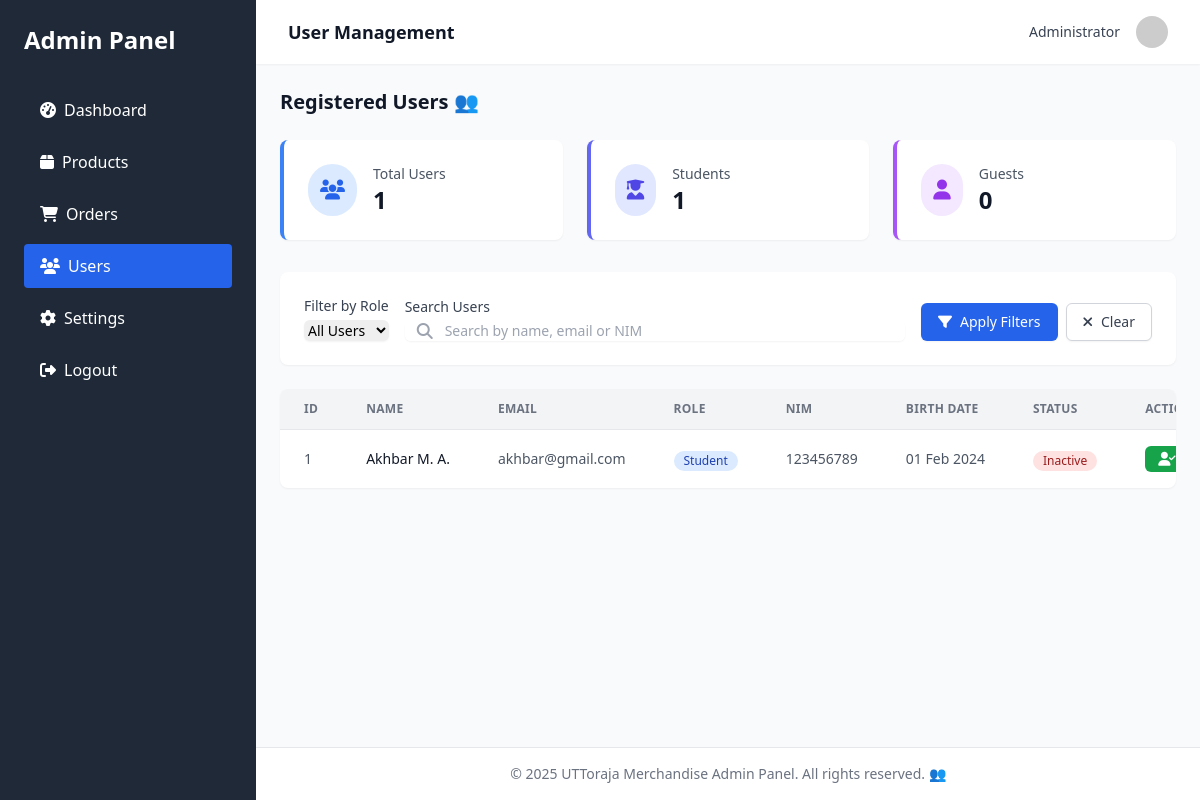
Page /merchandise/admin/users.php (signed in) on the committed database.
### tables this page shows
CREATE TABLE `users` (
  `id` int(11) NOT NULL,
  `nim` varchar(20) DEFAULT NULL,
  `tanggal_lahir` date NOT NULL,
  `name` varchar(100) NOT NULL,
  `email` varchar(100) NOT NULL,
  `role` enum('student','guest') NOT NULL
);

### merchandise/admin/users.php (the view, shortened to what this page needs)
<?php
require_once '../koneksi.php';
$search_term = isset($_GET['search']) ? $_GET['search'] : '';
$query = "SELECT * FROM Users WHERE 1=1";
$query .= " ORDER BY id DESC";
$result = $conn->query($query);
$users = $result->fetch_all(MYSQLI_ASSOC);
$total_query = "SELECT
    COUNT(*) as total,
    SUM(CASE WHEN role = 'student' THEN 1 ELSE 0 END) as students,
    SUM(CASE WHEN role = 'guest' THEN 1 ELSE 0 END) as guests
    FROM Users";
$stats = $conn->query($total_query)->fetch_assoc();
?>
<!DOCTYPE html>
<html lang="en">
<head>
    <script src="https://cdn.tailwindcss.com"></script>
    <link rel="stylesheet" href="https://cdnjs.cloudflare.com/ajax/libs/font-awesome/6.4.0/css/all.min.css">
</head>
<body class="bg-gray-50 min-h-screen flex">
    <div class="bg-gray-800 text-white w-64 py-6 flex-shrink-0 hidden md:block">
        <div class="px-6">
            <h2 class="text-2xl font-bold mb-8">Admin Panel</h2>
            <nav>
                <ul class="space-y-2">
                    <li>
                        <a href="index.php" class="block py-2.5 px-4 rounded transition duration-200 hover:bg-gray-700">
                            <i class="fas fa-tachometer-alt mr-2"></i>Dashboard
                        </a>
                    </li>
                    <li>
                        <a href="products.php" class="block py-2.5 px-4 rounded transition duration-200 hover:bg-gray-700">
                            <i class="fas fa-box mr-2"></i>Products
                        </a>
                    </li>
                    <li>
                        <a href="orders.php" class="block py-2.5 px-4 rounded transition duration-200 hover:bg-gray-700">
                            <i class="fas fa-shopping-cart mr-2"></i>Orders
                        </a>
                    </li>
                    <li>
                        <a href="users.php" class="block py-2.5 px-4 rounded bg-blue-600 text-white">
                            <i class="fas fa-users mr-2"></i>Users
                        </a>
                    </li>
                    <li>
                        <a href="settings.php" class="block py-2.5 px-4 rounded transition duration-200 hover:bg-gray-700">
                            <i class="fas fa-cog mr-2"></i>Settings
                        </a>
                    </li>
                    <li>
                        <a href="logout.php" class="block py-2.5 px-4 rounded transition duration-200 hover:bg-gray-700">
                            <i class="fas fa-sign-out-alt mr-2"></i>Logout
                        </a>
                    </li>
                </ul>
            </nav>
        </div>
    </div>
    <div class="flex-1 flex flex-col overflow-hidden">
        <header class="bg-white shadow-sm z-10">
            <div class="max-w-7xl mx-auto px-4 sm:px-6 lg:px-8 py-4 flex justify-between items-center">
                <div class="flex items-center">
                    <h1 class="text-lg font-semibold text-gray-900">User Management</h1>
                </div>
                <div class="flex items-center">
                    <span class="text-sm text-gray-700 mr-4"><?php echo $_SESSION['admin_name'] ?? 'Admin'; ?></span>
                    <img class="h-8 w-8 rounded-full" src="https://ui-avatars.com/api/?name=<?php echo urlencode($_SESSION['admin_name'] ?? 'Admin'); ?>&background=0D8ABC&color=fff" alt="Admin">
                </div>
            </div>
        </header>
        <main class="flex-1 overflow-y-auto bg-gray-50 p-6">
            <div class="max-w-7xl mx-auto">
                <div class="flex justify-between items-center mb-6">
                    <h2 class="text-xl font-semibold text-gray-900">Registered Users 👥</h2>
                </div>
                <div class="grid grid-cols-1 md:grid-cols-3 gap-6 mb-8">
                    <div class="bg-white rounded-lg shadow-sm p-6 border-l-4 border-blue-500">
                        <div class="flex items-center">
                            <div class="p-3 rounded-full bg-blue-100 text-blue-600 mr-4">
                                <i class="fas fa-users text-xl"></i>
                            </div>
                            <div>
                                <p class="text-sm font-medium text-gray-600">Total Users</p>
                                <p class="text-2xl font-bold text-gray-900"><?php echo $stats['total'] ?? 0; ?></p>
                            </div>
                        </div>
                    </div>
                    <div class="bg-white rounded-lg shadow-sm p-6 border-l-4 border-indigo-500">
                        <div class="flex items-center">
                            <div class="p-3 rounded-full bg-indigo-100 text-indigo-600 mr-4">
                                <i class="fas fa-user-graduate text-xl"></i>
                            </div>
                            <div>
                                <p class="text-sm font-medium text-gray-600">Students</p>
                                <p class="text-2xl font-bold text-gray-900"><?php echo $stats['students'] ?? 0; ?></p>
                            </div>
                        </div>
                    </div>
                    <div class="bg-white rounded-lg shadow-sm p-6 border-l-4 border-purple-500">
                        <div class="flex items-center">
                            <div class="p-3 rounded-full bg-purple-100 text-purple-600 mr-4">
                                <i class="fas fa-user text-xl"></i>
                            </div>
                            <div>
                                <p class="text-sm font-medium text-gray-600">Guests</p>
                                <p class="text-2xl font-bold text-gray-900"><?php echo $stats['guests'] ?? 0; ?></p>
                            </div>
                        </div>
                    </div>
                </div>
                <div class="bg-white rounded-lg shadow-sm p-6 mb-6">
                    <form method="GET" class="flex flex-wrap gap-4 items-end">
                        <div class="w-full md:w-auto">
                            <label for="role" class="block text-sm font-medium text-gray-700 mb-1">Filter by Role</label>
                            <select id="role" name="role" class="block w-full rounded-md border-gray-300 shadow-sm focus:border-blue-500 focus:ring-blue-500 sm:text-sm">
                                <option value="">All Users</option>
                            </select>
                        </div>
                        <div class="w-full md:w-auto flex-grow">
                            <label for="search" class="block text-sm font-medium text-gray-700 mb-1">Search Users</label>
                            <div class="relative rounded-md shadow-sm">
                                <div class="pointer-events-none absolute inset-y-0 left-0 flex items-center pl-3">
                                </div>
                                <input type="text" id="search" name="search" value="<?php echo htmlspecialchars($search_term); ?>"
                                    class="block w-full rounded-md border-gray-300 pl-10 focus:border-blue-500 focus:ring-blue-500 sm:text-sm"
                                    placeholder="Search by name, email or NIM">
                            </div>
                        </div>
                        <div class="flex space-x-2">
                            <button type="submit" class="inline-flex items-center rounded-md border border-transparent bg-blue-600 px-4 py-2 text-sm font-medium text-white shadow-sm hover:bg-blue-700 focus:outline-none focus:ring-2 focus:ring-blue-500 focus:ring-offset-2">
                                <i class="fas fa-filter mr-2"></i> Apply Filters
                            </button>
                            <a href="users.php" class="inline-flex items-center rounded-md border border-gray-300 bg-white px-4 py-2 text-sm font-medium text-gray-700 shadow-sm hover:bg-gray-50 focus:outline-none focus:ring-2 focus:ring-blue-500 focus:ring-offset-2">
                                <i class="fas fa-times mr-2"></i> Clear
                            </a>
                        </div>
                    </form>
                </div>
                <div class="bg-white rounded-lg shadow-sm overflow-hidden">
                    <div class="overflow-x-auto">
                        <table class="w-full whitespace-nowrap">
                            <thead>
                                <tr class="text-left text-xs font-semibold uppercase tracking-wide text-gray-500 bg-gray-100 border-b border-gray-200">
                                    <th class="px-6 py-3">ID</th>
                                    <th class="px-6 py-3">Name</th>
                                    <th class="px-6 py-3">Email</th>
                                    <th class="px-6 py-3">Role</th>
                                    <th class="px-6 py-3">NIM</th>
                                    <th class="px-6 py-3">Birth Date</th>
                                    <th class="px-6 py-3">Status</th>
                                    <th class="px-6 py-3">Actions</th>
                                </tr>
                            </thead>
                            <tbody class="divide-y divide-gray-200">
                                <?php if (empty($users)): ?>
                                <tr>
                                    <td colspan="8" class="px-6 py-10 text-center text-gray-500">
                                        No users found. 🔍
                                    </td>
                                </tr>
                                <?php else: ?>
                                    <?php foreach ($users as $user): ?>
                                    <tr class="hover:bg-gray-50">
                                        <td class="px-6 py-4 text-sm text-gray-600"><?php echo $user['id']; ?></td>
                                        <td class="px-6 py-4 text-sm font-medium text-gray-900"><?php echo htmlspecialchars($user['name']); ?></td>
                                        <td class="px-6 py-4 text-sm text-gray-600"><?php echo htmlspecialchars($user['email']); ?></td>
                                        <td class="px-6 py-4">
                                            <span class="inline-flex items-center px-2.5 py-0.5 rounded-full text-xs font-medium <?php echo $user['role'] == 'student' ? 'bg-blue-100 text-blue-800' : 'bg-purple-100 text-purple-800'; ?>">
                                                <?php echo ucfirst($user['role']); ?>
                                            </span>
                                        </td>
                                        <td class="px-6 py-4 text-sm text-gray-600"><?php echo !empty($user['nim']) ? $user['nim'] : '-'; ?></td>
                                        <td class="px-6 py-4 text-sm text-gray-600"><?php echo date('d M Y', strtotime($user['tanggal_lahir'])); ?></td>
                                        <td class="px-6 py-4">
                                            <span class="inline-flex items-center px-2.5 py-0.5 rounded-full text-xs font-medium <?php echo isset($user['active']) && $user['active'] == 1 ? 'bg-green-100 text-green-800' : 'bg-red-100 text-red-800'; ?>">
                                                <?php echo isset($user['active']) && $user['active'] == 1 ? 'Active' : 'Inactive'; ?>
                                            </span>
                                        </td>
                                        <td class="px-6 py-4">
                                            <form method="POST" class="inline-flex">
                                                <button type="submit" name="toggle_status" class="inline-flex items-center px-3 py-1 border border-transparent text-sm leading-4 font-medium rounded-md text-white <?php echo isset($user['active']) && $user['active'] == 1 ? 'bg-red-600 hover:bg-red-700' : 'bg-green-600 hover:bg-green-700'; ?> focus:outline-none focus:ring-2 focus:ring-offset-2 focus:ring-blue-500">
                                                    <?php echo isset($user['active']) && $user['active'] == 1 ? '<i class="fas fa-user-slash mr-2"></i> Deactivate' : '<i class="fas fa-user-check mr-2"></i> Activate'; ?>
                                                </button>
                                            </form>
                                        </td>
                                    </tr>
                                    <?php endforeach; ?>
                                <?php endif; ?>
                            </tbody>
                        </table>
                    </div>
                </div>
            </div>
        </main>
        <footer class="bg-white border-t border-gray-200 py-4">
            <div class="max-w-7xl mx-auto px-4 sm:px-6 lg:px-8">
                <p class="text-sm text-center text-gray-500">© 2025 UTToraja Merchandise Admin Panel. All rights reserved. 👥</p>
            </div>
        </footer>
    </div>
</body>
</html>

### rows in the picture
users: id "1", name "Akhbar M. A.", email "akhbar@gmail.com", role "Student", nim "123456789", tanggal_lahir "01 Feb 2024"

### other values in the picture
$_SESSION['admin_name'] "Administrator"
$stats['total'] "1"
$stats['students'] "1"
$stats['guests'] "0"
